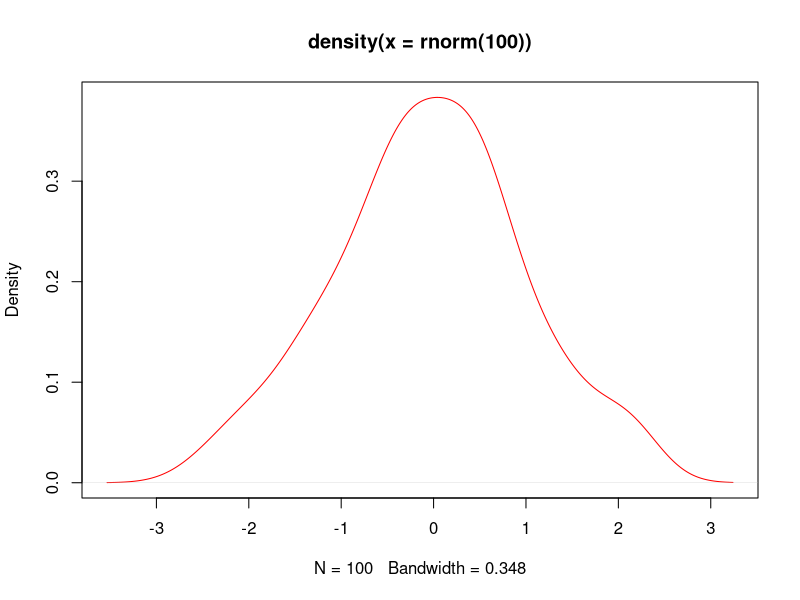

Source code (R):
plot(density(rnorm(100)),col="red")
#графическая подсистема
x=5
x
#задания переменной значения
x<-c(1,3,6,7)
char<-c("8","edge","turn8k")
logic<-c(TRUE,FALSE,TRUE,FALSE)
#типы векторов
dynam<-c(8,"dds",TRUE)
dynam<-c(1,0,1,1,TRUE)
dynam
#динамическая типизация
log(x,10)
#функции
x=10
x<5
x>5
x==10
#логические операции
x^10
x+10
#математические операции
x=10/(5-5)
x
#задание
x<-c(2,4,5,3,-4,0)
x*5
y<-c(5,3)
x*y
z<-c(1,2,3,4)
x*z
#правила повтора векторов
length(x)
#измерение длины вектора
x<-c(3,4,6,-7,8)
mean = sum(x)/ length(x)
mean
#больше базовых функций
x=2:10
y=5:1
z=-5:10
w=-5:-10
x
y
z
w
z=seq(2,5,.5)
x=seq(3,9.1,.1)
y=seq(9,3,-.2)
length(x)
length(y)
x*y
x=c("A","B","C")
rep(x,4)
#последовательности
x<-1:10
y<-x<=-5
mode(x)
mode(y)
mode(mode(x))
#логические вектора
x=1:20
x[2]
x[0]
x[5:9]
x[c(3,7,8,9,20)]
x[-19]
x[-(1:6)]
x[x>10]
x[TRUE]
y=c(TRUE,FALSE)
x[y]
#индексация векторов
vector<-c()
v2<-c(TRUE,FALSE,TRUE,TRUE,FALSE,TRUE)
vector=c(v2,vector);
vector=c(F,vector);
x=1:3
x=c(5,x)
x
#добавление элементов к вектору
x=1:5
names(x)
names(x)<-c("Первый","Второй","Третий","Четвертый","Первый")
names(x)
x["Первый"]
#имена элементов векторов
log(3)==log(3,base=exp(1))
x=seq(5,100,.1)
x[length(x)]
#свойства векторов
x<-c(-10,2,78,34,-98,23,0,-8)
order(x)
sort(x)
sort(x)==x[order(x)]
log(exp(1))
